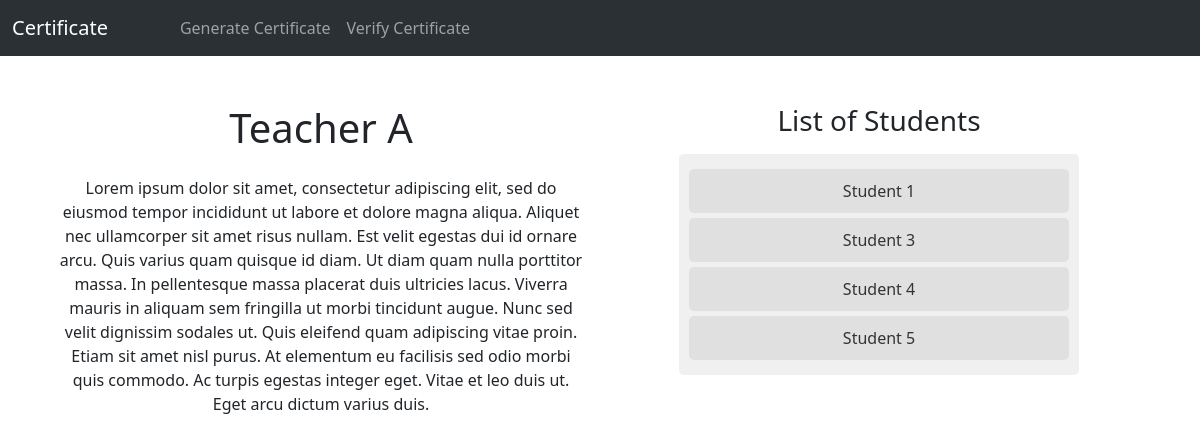
The page /teacher/1/ on the database its author committed.
### certificate/models.py (models this page shows, shortened)
class Teacher(models.Model):
    teacher_name = models.CharField(max_length=100)

class Student(models.Model):
    student_name = models.CharField(max_length=100)
    teachers = models.ManyToManyField('Teacher', related_name='students')

### certificate/views.py (the view)
# urls.py: path('teacher/<int:teacher_id>/', views.teacher, name='teacher'),
def teacher(request, teacher_id):
    teacher = Teacher.objects.get(id=teacher_id)
    students = teacher.students.all()
    return render(request, 'teacher.html', {'teacher': teacher, 'students': students})

### certificate/templates/teacher.html
{% extends 'base.html' %}
{% block content %}
<div class="container text-center mt-5">
    <div class="row">
        <div class="col">
            <h1 class="mb-4">{{ teacher.teacher_name }}</h1>
            <p>
                Lorem ipsum dolor sit amet, consectetur adipiscing elit, sed do eiusmod tempor incididunt ut
                labore et dolore magna aliqua. Aliquet nec ullamcorper sit amet risus nullam. Est velit
                egestas dui id ornare arcu. Quis varius quam quisque id diam. Ut diam quam nulla porttitor
                massa. In pellentesque massa placerat duis ultricies lacus. Viverra mauris in aliquam sem
                fringilla ut morbi tincidunt augue. Nunc sed velit dignissim sodales ut. Quis eleifend quam
                adipiscing vitae proin. Etiam sit amet nisl purus. At elementum eu facilisis sed odio morbi
                quis commodo. Ac turpis egestas integer eget. Vitae et leo duis ut. Eget arcu dictum varius duis.
            </p>
        </div>
        <div class="col">
            <h3 class="mb-3">List of Students</h3>
            <div class="custom-list">
                {% for student in students %}
                <a href="{% url 'generate_certificate' teacher_id=teacher.id student_id=student.id %}" class="custom-item">
                    {{ student.student_name }}
                </a>
                {% endfor %}
            </div>
        </div>
    </div>
</div>
{% endblock %}

### certificate/static/css/style.css (style rules this page uses)
.custom-list { margin: auto; width: 400px; background-color: #f0f0f0; padding: 10px; border-radius: 5px; }
.custom-item { display: block; padding: 10px; margin: 5px 0; background-color: #e0e0e0; border-radius: 5px; text-decoration: none; color: #333; }

### rows shown on the page
Teacher: teacher_name "Teacher A"
Student: student_name "Student 1"
Student: student_name "Student 3"
Student: student_name "Student 4"
Student: student_name "Student 5"
